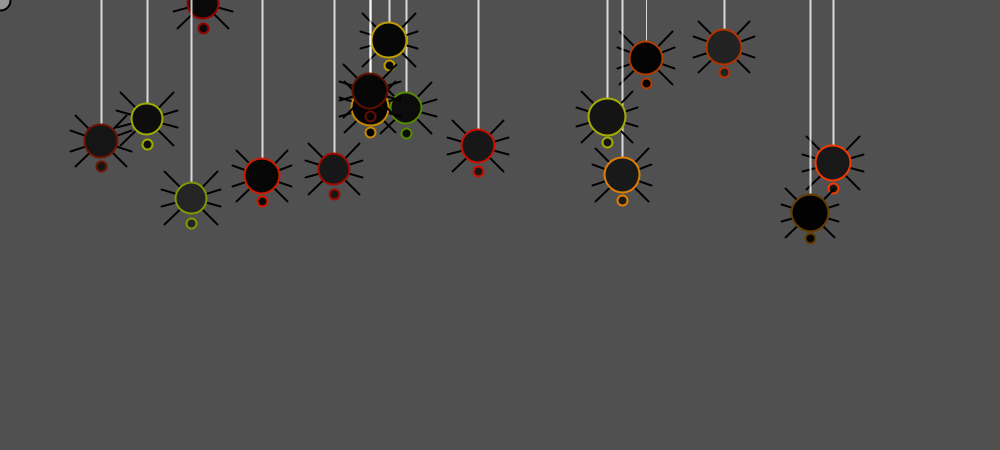
Frame 1 (no input)
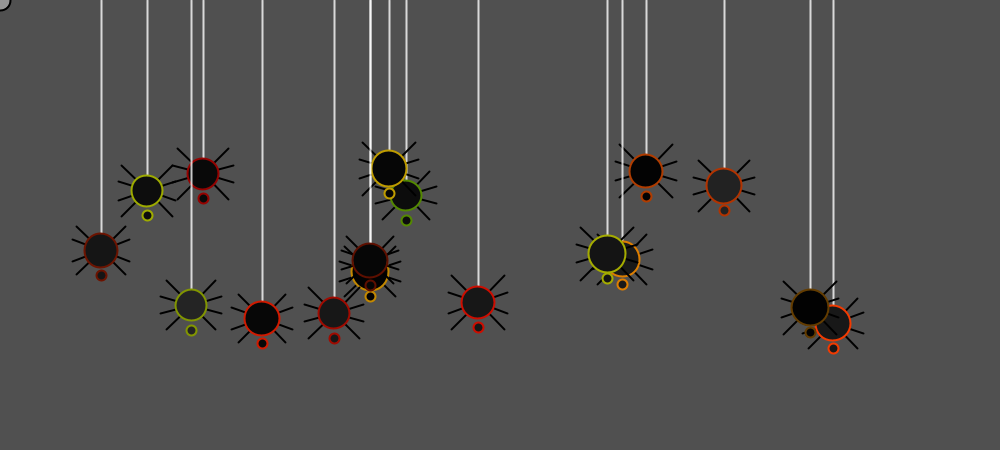
Frame 60 (the mouse pressed at the canvas centre just before this capture)
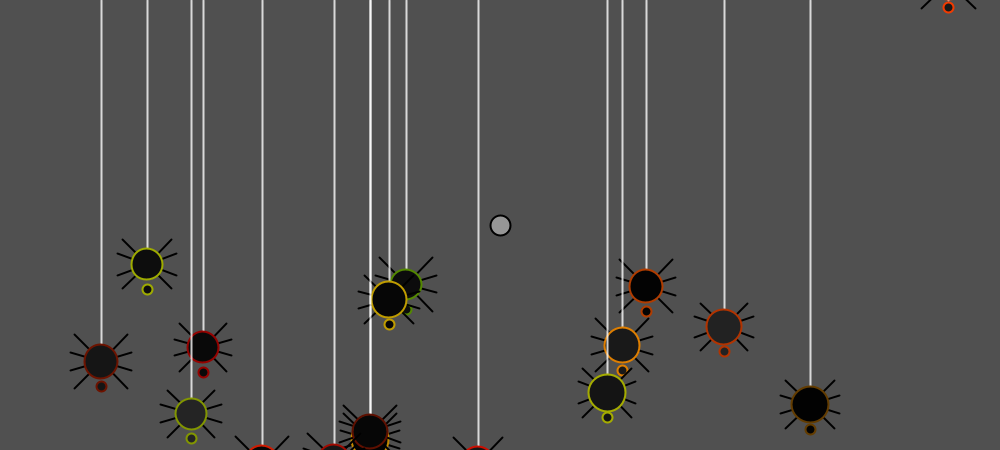
Frame 120 (the mouse held since frame 60 and released just before this capture)

The Processing sketch that drew these frames (run headless with seeded random() and noise(); from frame 60 on, the mouse is pressed at the canvas centre):

// Processing sketch: processing_143514
// ── processing_143514.pde

Catcher myCatcher;
Spider[] mySpider;


void setup(){
size(1000, 450);
  frameRate(24);
  myCatcher = new Catcher();
  smooth();
  
  mySpider = new Spider[17];
  mySpider[0] = new Spider();
  mySpider[1] = new Spider();
  mySpider[2] = new Spider();
  mySpider[3] = new Spider();
  mySpider[4] = new Spider();
  mySpider[5] = new Spider();
  mySpider[6] = new Spider();
  mySpider[7] = new Spider();
  mySpider[8] = new Spider();
  mySpider[9] = new Spider();
  mySpider[10] = new Spider();
  mySpider[11] = new Spider();
  mySpider[12] = new Spider();
  mySpider[13] = new Spider();
  mySpider[14] = new Spider();
  mySpider[15] = new Spider();
  mySpider[16] = new Spider();

}

void draw(){
  background(80);
  
    int q;
  for (q = 0; q < 17; q++){
    mySpider[q].display();
    mySpider[q].fall();
   
  if ((abs(mouseY - mySpider[q].bodyY) < 20) && (abs(mouseX - mySpider[q].bodyX) < 20)){
      mySpider[q].caught();
   println(q + " caught");
  }
  }
    myCatcher.display();
}

class Spider{
float bodyX;
float bodyY;
float i;
float s;
float d;
float speed;
float opacity;
float bodyR;
float outlineRed;
float outlineGreen;
float bodyColor;
boolean intersect;

Spider (){
  bodyX = int(random(width));
  bodyY = int(random(height/2));
  i= random(23, 27);
  s= random(28, 31);
  d= random(8, 11);
  bodyR = random(30, 40);
  speed = random(1, 3);
  opacity = 200;
  outlineRed = random(80, 255);
  outlineGreen = random(0, 180);
  bodyColor = random(0, 40);
}


void display(){
    ellipseMode(CENTER);
  rectMode(CENTER);
  
  //web  
stroke(255, opacity);
line(bodyX, 0, bodyX, bodyY);

 //legs
  stroke(0);
  strokeWeight(2);
  //makes legs move
  i= random(23, 27);
  //most top and bottom legs
  line(bodyX, bodyY, bodyX+i, bodyY+i);
  line(bodyX, bodyY, bodyX-i, bodyY-i);
  line(bodyX, bodyY, bodyX+i, bodyY-i);
  line(bodyX, bodyY, bodyX-i, bodyY+i);
  
  //makes legs move
  s= random(28, 31);
  d= random(8, 11);
  //middle legs
  line(bodyX, bodyY, bodyX-s, bodyY-d);
  line(bodyX, bodyY, bodyX-s, bodyY+d);
  line(bodyX, bodyY, bodyX+s, bodyY+d);
  line(bodyX, bodyY, bodyX+s, bodyY-d);
  
  //body
  stroke(outlineRed, outlineGreen, 0);
  fill(bodyColor);
  ellipse(bodyX, bodyY, bodyR, bodyR);
  ellipse(bodyX, bodyY+25, 10, 10);
}

void fall(){
    if (bodyY > 470){
    bodyY = random(-40, -10);
    bodyX = random(width);
    opacity = 200;
  }
  else {
    bodyY+= speed;
  }
}

// If the spider is caught
  void caught() {
    bodyY = 470;
    opacity = 0;   
}
}

class Catcher{
 float r;  //radius
 float x = mouseX;
 float y = mouseY;
 
 Catcher(){
  r = 20;
 }
 
void display(){
 stroke(0);
fill(150);
ellipse(mouseX, mouseY, r, r);
} 
}
